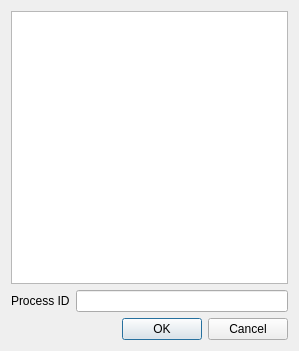
<?xml version="1.0" encoding="UTF-8"?>
<ui version="4.0">
 <class>Dialog</class>
 <widget class="QDialog" name="Dialog">
  <property name="geometry">
   <rect>
    <x>0</x>
    <y>0</y>
    <width>299</width>
    <height>351</height>
   </rect>
  </property>
  <property name="windowTitle">
   <string>Dialog</string>
  </property>
  <layout class="QVBoxLayout" name="verticalLayout">
   <item>
    <widget class="QListWidget" name="processes"/>
   </item>
   <item>
    <layout class="QHBoxLayout" name="horizontalLayout">
     <item>
      <widget class="QLabel" name="label">
       <property name="text">
        <string>Process ID</string>
       </property>
      </widget>
     </item>
     <item>
      <widget class="QLineEdit" name="pid"/>
     </item>
    </layout>
   </item>
   <item>
    <widget class="QDialogButtonBox" name="buttonBox">
     <property name="orientation">
      <enum>Qt::Horizontal</enum>
     </property>
     <property name="standardButtons">
      <set>QDialogButtonBox::Cancel|QDialogButtonBox::Ok</set>
     </property>
    </widget>
   </item>
  </layout>
 </widget>
 <resources/>
 <connections>
  <connection>
   <sender>buttonBox</sender>
   <signal>rejected()</signal>
   <receiver>Dialog</receiver>
   <slot>reject()</slot>
   <hints>
    <hint type="sourcelabel">
     <x>316</x>
     <y>260</y>
    </hint>
    <hint type="destinationlabel">
     <x>286</x>
     <y>274</y>
    </hint>
   </hints>
  </connection>
  <connection>
   <sender>buttonBox</sender>
   <signal>accepted()</signal>
   <receiver>Dialog</receiver>
   <slot>accept()</slot>
   <hints>
    <hint type="sourcelabel">
     <x>248</x>
     <y>254</y>
    </hint>
    <hint type="destinationlabel">
     <x>157</x>
     <y>274</y>
    </hint>
   </hints>
  </connection>
 </connections>
</ui>
